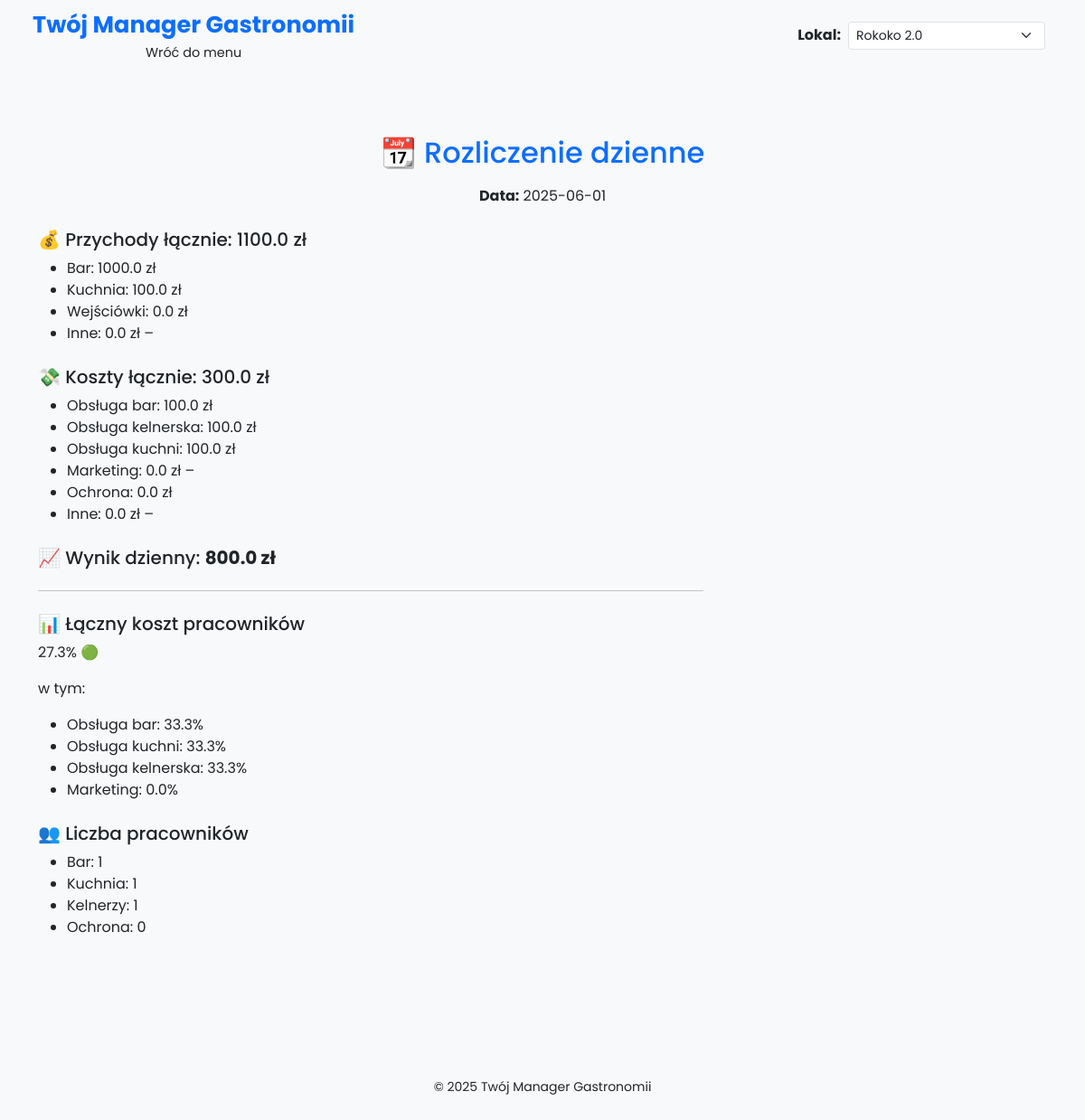
/view_daily/1, run on the app's committed database.
### models.py (models this page shows)
class RozliczenieDzien(Base):
    __tablename__ = 'rozliczenia_dzienne'
    id = Column(Integer, primary_key=True)
    daily_date = Column(Date, nullable=False, unique=True)  # zmienione z 'data'
    revenue_bar = Column(Float, default=0.0)
    revenue_kitchen = Column(Float, default=0.0)
    revenue_entry = Column(Float, default=0.0)
    revenue_other = Column(Float, default=0.0)
    revenue_other_comment = Column(String, nullable=True)
    cost_bar = Column(Float, default=0.0)
    cost_waiters = Column(Float, default=0.0)
    cost_kitchen = Column(Float, default=0.0)
    cost_marketing = Column(Float, default=0.0)
    cost_marketing_comment = Column(String, nullable=True)
    cost_security = Column(Float, default=0.0)
    cost_other = Column(Float, default=0.0)
    cost_other_comment = Column(String, nullable=True)
    staff_bar = Column(Integer, nullable=True)
    staff_kitchen = Column(Integer, nullable=True)
    staff_waiters = Column(Integer, nullable=True)
    staff_security = Column(Integer, nullable=True)
    notatka = Column(Text, nullable=True)
    lokal = Column(String, nullable=False, default='Rokoko 2.0')

### app.py (the view)
@app.route('/view_daily/<int:id>')
def view_daily(id):
    db_session = Session()
    roz = db_session.query(RozliczenieDzien).filter_by(id=id).first()
    if not roz:
        return "Nie znaleziono rozliczenia", 404
    with open("utils/data/config.json") as f:
        config = json.load(f)
    przychody = sum([
        roz.revenue_bar or 0,
        roz.revenue_kitchen or 0,
        roz.revenue_entry or 0,
        roz.revenue_other or 0
    ])
    koszty = sum([
        roz.cost_bar or 0,
        roz.cost_waiters or 0,
        roz.cost_kitchen or 0,
        roz.cost_marketing or 0,
        roz.cost_security or 0,
        roz.cost_other or 0
    ])
    wynik = przychody - koszty
    def licz_wskaznik(koszt, prog):
        if not przychody:
            return {"value": 0, "color": "⚠️"}
        val = round((koszt or 0) / przychody * 100, 1)
        if val <= prog["zielony"]:
            color = "🟢"
        elif val <= prog["żółty"]:
            color = "🟡"
        else:
            color = "🔴"
        return {"value": val, "color": color}
    wskazniki = {
        "obsługa_bar": licz_wskaznik(roz.cost_bar, config.get("progi_koszt_bar", {"zielony": 15, "żółty": 20})),
        "obsługa_kuchnia": licz_wskaznik(roz.cost_kitchen, config.get("progi_koszt_kuchnia", {"zielony": 20, "żółty": 25})),
        "obsługa_kelnerska": licz_wskaznik(roz.cost_waiters, config.get("progi_koszt_kelnerzy", {"zielony": 10, "żółty": 15})),
        "marketing": licz_wskaznik(roz.cost_marketing, config.get("progi_koszt_marketing", {"zielony": 5, "żółty": 8}))
    }
    koszt_pracownikow = (
        (roz.cost_bar or 0) +
        (roz.cost_kitchen or 0) +
        (roz.cost_waiters or 0) +
        (roz.cost_marketing or 0)
    )
    if not przychody:
        wskaznik_pracownicy = {"value": 0, "color": "⚠️"}
    else:
        procent = round(koszt_pracownikow / przychody * 100, 1)
        if procent < 30:
            kolor = "🟢"
        elif procent <= 40:
            kolor = "🟡"
        else:
            kolor = "🔴"
        wskaznik_pracownicy = {"value": procent, "color": kolor}
    elementy = {
        "Obsługa bar": roz.cost_bar or 0,
        "Obsługa kuchni": roz.cost_kitchen or 0,
        "Obsługa kelnerska": roz.cost_waiters or 0,
        "Marketing": roz.cost_marketing or 0
    }
    breakdown_sorted = []
    if koszt_pracownikow > 0:
        breakdown_sorted = sorted(
            [{"nazwa": k, "procent": round(v / koszt_pracownikow * 100, 1)} for k, v in elementy.items()],
            key=lambda x: x["procent"],
            reverse=True
        )
    liczba_pracownikow = {
        "bar": roz.staff_bar or 0,
        "kuchnia": roz.staff_kitchen or 0,
        "kelnerzy": roz.staff_waiters or 0,
        "ochrona": roz.staff_security or 0
    }
    db_session.close()
    return render_template(
        'view_daily.html',
        roz=roz,
        przychody=przychody,
        koszty=koszty,
        wynik=wynik,
        wskazniki=wskazniki,
        liczba_pracownikow=liczba_pracownikow,
        wskaznik_pracownicy=wskaznik_pracownicy,
        breakdown_sorted=breakdown_sorted
    )

### app.py (called while the page is built)
@app.before_request
def set_default_lokal():
    if 'lokal' not in session:
        session['lokal'] = 'Rokoko 2.0'

### templates/view_daily.html (shortened to what this page needs)
{% extends 'base.html' %}
{% block content %}
<div class="container my-5">
  <h2 class="text-center text-primary mb-3">📆 Rozliczenie dzienne</h2>
  <p class="text-center"><strong>Data:</strong> {{ roz.daily_date.strftime('%Y-%m-%d') }}</p>
  <div class="row mt-4">
    <div class="col-md-8">
      <h5>💰 Przychody łącznie: {{ przychody }} zł</h5>
      <ul>
        <li>Bar: {{ roz.revenue_bar }} zł</li>
        <li>Kuchnia: {{ roz.revenue_kitchen }} zł</li>
        <li>Wejściówki: {{ roz.revenue_entry }} zł</li>
        <li>Inne: {{ roz.revenue_other }} zł – <em>{{ roz.revenue_other_comment or '' }}</em></li>
      </ul>
      <h5 class="mt-4">💸 Koszty łącznie: {{ koszty }} zł</h5>
      <ul>
        <li>Obsługa bar: {{ roz.cost_bar }} zł</li>
        <li>Obsługa kelnerska: {{ roz.cost_waiters }} zł</li>
        <li>Obsługa kuchni: {{ roz.cost_kitchen }} zł</li>
        <li>Marketing: {{ roz.cost_marketing }} zł – <em>{{ roz.cost_marketing_comment or '' }}</em></li>
        <li>Ochrona: {{ roz.cost_security }} zł</li>
        <li>Inne: {{ roz.cost_other }} zł – <em>{{ roz.cost_other_comment or '' }}</em></li>
      </ul>
      <h5 class="mt-4">📈 Wynik dzienny: <strong>{{ wynik }} zł</strong></h5>
      <hr class="my-4">
      <h5>📊 Łączny koszt pracowników</h5>
      <p>{{ wskaznik_pracownicy.value }}% {{ wskaznik_pracownicy.color }}</p>
      {% if breakdown_sorted %}
        <p>w tym:</p>
        <ul>
          {% for item in breakdown_sorted %}
            <li>{{ item.nazwa }}: {{ item.procent }}%</li>
          {% endfor %}
        </ul>
      {% endif %}
      <h5 class="mt-4">👥 Liczba pracowników</h5>
      <ul>
        <li>Bar: {{ liczba_pracownikow.bar }}</li>
        <li>Kuchnia: {{ liczba_pracownikow.kuchnia }}</li>
        <li>Kelnerzy: {{ liczba_pracownikow.kelnerzy }}</li>
        <li>Ochrona: {{ liczba_pracownikow.ochrona }}</li>
      </ul>
    </div>
  </div>
</div>
{% endblock %}

### templates/base.html (shortened to what this page needs)
<!DOCTYPE html>
<html lang="pl">
<head>
    <link href="https://cdn.jsdelivr.net/npm/bootstrap@5.3.2/dist/css/bootstrap.min.css" rel="stylesheet">
    <link rel="stylesheet" href="{{ url_for('static', filename='css/style.css') }}">
</head>
<body>
    <nav class="navbar navbar-expand-lg navbar-light bg-light px-4">
        <div class="container-fluid">
            <a href="{{ url_for('home') }}" class="text-decoration-none">
                <div class="text-center">
                    <span class="fw-bold text-primary" style="font-size: 1.6rem;">Twój Manager Gastronomii</span><br>
                    <small class="text-dark" style="font-size: 0.9rem;">Wróć do menu</small>
                </div>
            </a>
            <div class="d-flex ms-auto">
                <form method="post" action="{{ url_for('set_lokal') }}" class="d-flex align-items-center">
                    <label for="lokal" class="me-2 mb-0 fw-bold">Lokal:</label>
                    <select name="lokal" id="lokal" class="form-select form-select-sm me-2" onchange="this.form.submit()">
                        <option value="Rokoko 2.0" {% if session.get('lokal') == 'Rokoko 2.0' %}selected{% endif %}>Rokoko 2.0</option>
                    </select>
                </form>
            </div>
        </div>
    </nav>
    <main class="container-fluid p-4">
        {% block content %}{% endblock %}
    </main>
    <footer class="text-center mt-5 mb-3">
        <small>© 2025 Twój Manager Gastronomii</small>
    </footer>
</body>
</html>

### static/css/style.css (style rules this page uses)
body { background-color: #f8f9fa; font-family: 'Poppins', sans-serif; min-height: 100vh; display: flex; flex-direction: column; }
footer { margin-top: auto; padding: 1rem 0; }

### data on the page
RozliczenieDzien: daily_date "2025-06-01", revenue_bar "1000.0", revenue_kitchen "100.0", revenue_entry "0.0", revenue_other "0.0", cost_bar "100.0", cost_waiters "100.0", cost_kitchen "100.0", cost_marketing "0.0", cost_security "0.0", cost_other "0.0"

### other printed values
{{ przychody }} "1100.0"
{{ koszty }} "300.0"
{{ wynik }} "800.0"
{{ wskaznik_pracownicy.value }} "27.3"
{{ wskaznik_pracownicy.color }} "🟢"
{{ item.nazwa }} "Obsługa bar" "Obsługa kuchni" "Obsługa kelnerska" "Marketing"
{{ item.procent }} "33.3" "33.3" "33.3" "0.0"
{{ liczba_pracownikow.bar }} "1"
{{ liczba_pracownikow.kuchnia }} "1"
{{ liczba_pracownikow.kelnerzy }} "1"
{{ liczba_pracownikow.ochrona }} "0"
